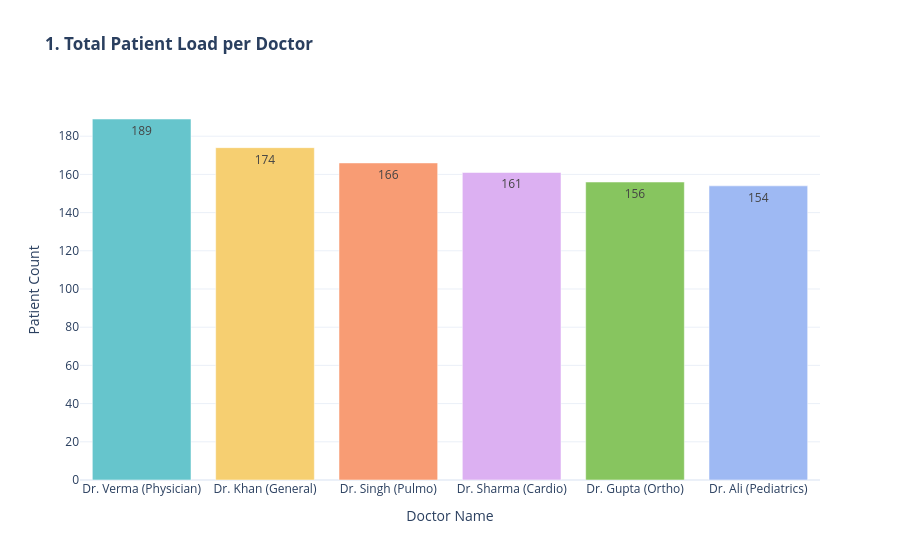
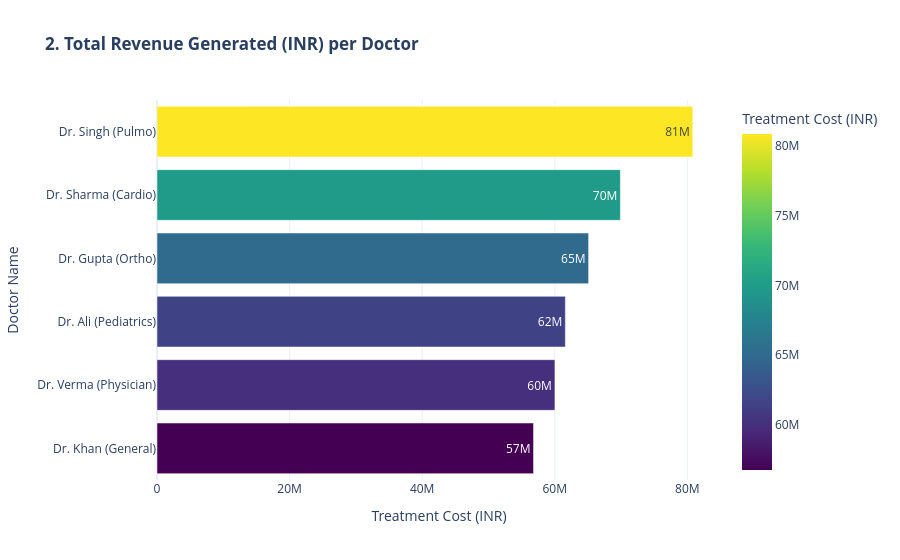
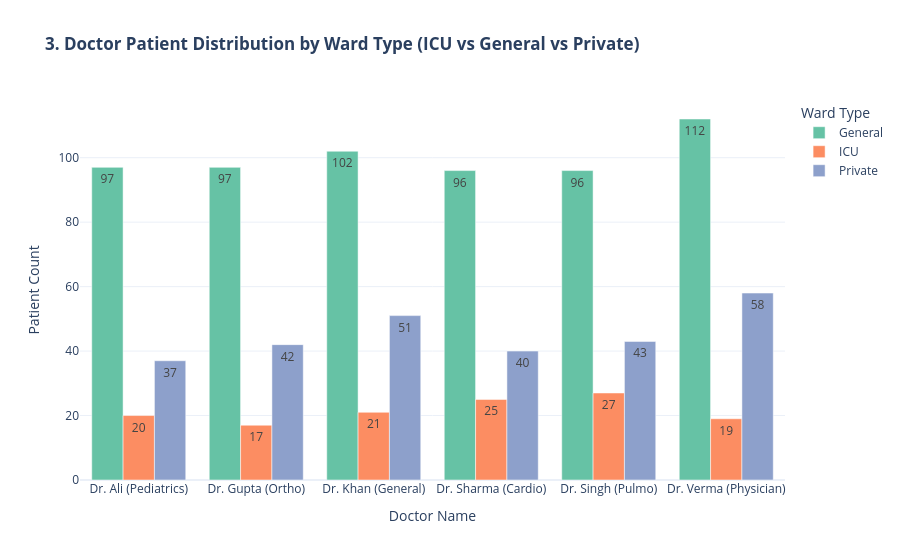

Notebook code cell kept with these figures, in order:
### Code cell
import pandas as pd
import plotly.express as px

# -------------------------------------------------------------
# AAPKO BUS YAHAN APNA EXACT FILE PATH COPY-PASTE KARNA HAI
# -------------------------------------------------------------
file_path = r'C:\Users\Acer\Downloads\4_Doctor_Performance.xlsx'
# -------------------------------------------------------------

# Data Load Karein
df_doc = pd.read_excel(file_path, sheet_name='Raw Data')

# 1. Total Patients Treated per Doctor (Bar Chart)
doc_patients = df_doc['Doctor Name'].value_counts().reset_index()
doc_patients.columns = ['Doctor Name', 'Patient Count']

fig_doc_p = px.bar(
    doc_patients, 
    x='Doctor Name', 
    y='Patient Count',
    color='Doctor Name',
    title='<b>1. Total Patient Load per Doctor</b>',
    text_auto=True,
    color_discrete_sequence=px.colors.qualitative.Pastel
)
fig_doc_p.update_layout(showlegend=False, template='plotly_white')
fig_doc_p.show()

# 2. Total Revenue Generated per Doctor (Horizontal Bar Chart)
doc_rev = df_doc.groupby('Doctor Name')['Treatment Cost (INR)'].sum().reset_index()
doc_rev = doc_rev.sort_values(by='Treatment Cost (INR)', ascending=True)

fig_doc_r = px.bar(
    doc_rev, 
    x='Treatment Cost (INR)', 
    y='Doctor Name',
    orientation='h',
    color='Treatment Cost (INR)',
    title='<b>2. Total Revenue Generated (INR) per Doctor</b>',
    text_auto='.2s',
    color_continuous_scale='Viridis'
)
fig_doc_r.update_layout(template='plotly_white')
fig_doc_r.show()

# 3. Doctor-wise Patients Treated by Ward Type (Grouped Bar Chart)
doc_ward = df_doc.groupby(['Doctor Name', 'Ward Type']).size().reset_index(name='Patient Count')

fig_doc_w = px.bar(
    doc_ward, 
    x='Doctor Name', 
    y='Patient Count', 
    color='Ward Type',
    barmode='group',
    title='<b>3. Doctor Patient Distribution by Ward Type (ICU vs General vs Private)</b>',
    text_auto=True,
    color_discrete_sequence=px.colors.qualitative.Set2
)
fig_doc_w.update_layout(template='plotly_white')
fig_doc_w.show()

### Figure 1 — Plotly figure (JSON) as saved in the notebook; plotly's stock layout.template omitted (floating-point values rounded to 4 significant figures)
{"data": [{"hovertemplate": "Doctor Name=%{x}<br>Patient Count=%{y}<extra></extra>", "legendgroup": "Dr. Verma (Physician)", "marker": {"color": "rgb(102, 197, 204)", "pattern": {"shape": ""}}, "name": "Dr. Verma (Physician)", "orientation": "v", "showlegend": true, "textposition": "auto", "texttemplate": "%{y}", "type": "bar", "x": ["Dr. Verma (Physician)"], "xaxis": "x", "y": [189], "yaxis": "y"}, {"hovertemplate": "Doctor Name=%{x}<br>Patient Count=%{y}<extra></extra>", "legendgroup": "Dr. Khan (General)", "marker": {"color": "rgb(246, 207, 113)", "pattern": {"shape": ""}}, "name": "Dr. Khan (General)", "orientation": "v", "showlegend": true, "textposition": "auto", "texttemplate": "%{y}", "type": "bar", "x": ["Dr. Khan (General)"], "xaxis": "x", "y": [174], "yaxis": "y"}, {"hovertemplate": "Doctor Name=%{x}<br>Patient Count=%{y}<extra></extra>", "legendgroup": "Dr. Singh (Pulmo)", "marker": {"color": "rgb(248, 156, 116)", "pattern": {"shape": ""}}, "name": "Dr. Singh (Pulmo)", "orientation": "v", "showlegend": true, "textposition": "auto", "texttemplate": "%{y}", "type": "bar", "x": ["Dr. Singh (Pulmo)"], "xaxis": "x", "y": [166], "yaxis": "y"}, {"hovertemplate": "Doctor Name=%{x}<br>Patient Count=%{y}<extra></extra>", "legendgroup": "Dr. Sharma (Cardio)", "marker": {"color": "rgb(220, 176, 242)", "pattern": {"shape": ""}}, "name": "Dr. Sharma (Cardio)", "orientation": "v", "showlegend": true, "textposition": "auto", "texttemplate": "%{y}", "type": "bar", "x": ["Dr. Sharma (Cardio)"], "xaxis": "x", "y": [161], "yaxis": "y"}, {"hovertemplate": "Doctor Name=%{x}<br>Patient Count=%{y}<extra></extra>", "legendgroup": "Dr. Gupta (Ortho)", "marker": {"color": "rgb(135, 197, 95)", "pattern": {"shape": ""}}, "name": "Dr. Gupta (Ortho)", "orientation": "v", "showlegend": true, "textposition": "auto", "texttemplate": "%{y}", "type": "bar", "x": ["Dr. Gupta (Ortho)"], "xaxis": "x", "y": [156], "yaxis": "y"}, {"hovertemplate": "Doctor Name=%{x}<br>Patient Count=%{y}<extra></extra>", "legendgroup": "Dr. Ali (Pediatrics)", "marker": {"color": "rgb(158, 185, 243)", "pattern": {"shape": ""}}, "name": "Dr. Ali (Pediatrics)", "orientation": "v", "showlegend": true, "textposition": "auto", "texttemplate": "%{y}", "type": "bar", "x": ["Dr. Ali (Pediatrics)"], "xaxis": "x", "y": [154], "yaxis": "y"}], "layout": {"barmode": "relative", "legend": {"title": {"text": "Doctor Name"}, "tracegroupgap": 0}, "showlegend": false, "title": {"text": "<b>1. Total Patient Load per Doctor</b>"}, "xaxis": {"anchor": "y", "categoryarray": ["Dr. Verma (Physician)", "Dr. Khan (General)", "Dr. Singh (Pulmo)", "Dr. Sharma (Cardio)", "Dr. Gupta (Ortho)", "Dr. Ali (Pediatrics)"], "categoryorder": "array", "domain": [0, 1], "title": {"text": "Doctor Name"}}, "yaxis": {"anchor": "x", "domain": [0, 1], "title": {"text": "Patient Count"}}}}

### Figure 2 — Plotly figure (JSON) as saved in the notebook; plotly's stock layout.template omitted (floating-point values rounded to 4 significant figures)
{"data": [{"hovertemplate": "Treatment Cost (INR)=%{marker.color}<br>Doctor Name=%{y}<extra></extra>", "legendgroup": "", "marker": {"color": [56800000.0, 60020000.0, 61600000.0, 65110000.0, 69890000.0, 80820000.0], "coloraxis": "coloraxis", "pattern": {"shape": ""}}, "name": "", "orientation": "h", "showlegend": false, "textposition": "auto", "texttemplate": "%{x:.2s}", "type": "bar", "x": [56800000.0, 60020000.0, 61600000.0, 65110000.0, 69890000.0, 80820000.0], "xaxis": "x", "y": ["Dr. Khan (General)", "Dr. Verma (Physician)", "Dr. Ali (Pediatrics)", "Dr. Gupta (Ortho)", "Dr. Sharma (Cardio)", "Dr. Singh (Pulmo)"], "yaxis": "y"}], "layout": {"barmode": "relative", "coloraxis": {"colorbar": {"title": {"text": "Treatment Cost (INR)"}}, "colorscale": [[0, "#440154"], [0.1111, "#482878"], [0.2222, "#3e4989"], [0.3333, "#31688e"], [0.4444, "#26828e"], [0.5556, "#1f9e89"], [0.6667, "#35b779"], [0.7778, "#6ece58"], [0.8889, "#b5de2b"], [1, "#fde725"]]}, "legend": {"tracegroupgap": 0}, "title": {"text": "<b>2. Total Revenue Generated (INR) per Doctor</b>"}, "xaxis": {"anchor": "y", "domain": [0, 1], "title": {"text": "Treatment Cost (INR)"}}, "yaxis": {"anchor": "x", "domain": [0, 1], "title": {"text": "Doctor Name"}}}}

### Figure 3 — Plotly figure (JSON) as saved in the notebook; plotly's stock layout.template omitted (floating-point values rounded to 4 significant figures)
{"data": [{"alignmentgroup": "True", "hovertemplate": "Ward Type=General<br>Doctor Name=%{x}<br>Patient Count=%{y}<extra></extra>", "legendgroup": "General", "marker": {"color": "rgb(102,194,165)", "pattern": {"shape": ""}}, "name": "General", "offsetgroup": "General", "orientation": "v", "showlegend": true, "textposition": "auto", "texttemplate": "%{y}", "type": "bar", "x": ["Dr. Ali (Pediatrics)", "Dr. Gupta (Ortho)", "Dr. Khan (General)", "Dr. Sharma (Cardio)", "Dr. Singh (Pulmo)", "Dr. Verma (Physician)"], "xaxis": "x", "y": [97, 97, 102, 96, 96, 112], "yaxis": "y"}, {"alignmentgroup": "True", "hovertemplate": "Ward Type=ICU<br>Doctor Name=%{x}<br>Patient Count=%{y}<extra></extra>", "legendgroup": "ICU", "marker": {"color": "rgb(252,141,98)", "pattern": {"shape": ""}}, "name": "ICU", "offsetgroup": "ICU", "orientation": "v", "showlegend": true, "textposition": "auto", "texttemplate": "%{y}", "type": "bar", "x": ["Dr. Ali (Pediatrics)", "Dr. Gupta (Ortho)", "Dr. Khan (General)", "Dr. Sharma (Cardio)", "Dr. Singh (Pulmo)", "Dr. Verma (Physician)"], "xaxis": "x", "y": [20, 17, 21, 25, 27, 19], "yaxis": "y"}, {"alignmentgroup": "True", "hovertemplate": "Ward Type=Private<br>Doctor Name=%{x}<br>Patient Count=%{y}<extra></extra>", "legendgroup": "Private", "marker": {"color": "rgb(141,160,203)", "pattern": {"shape": ""}}, "name": "Private", "offsetgroup": "Private", "orientation": "v", "showlegend": true, "textposition": "auto", "texttemplate": "%{y}", "type": "bar", "x": ["Dr. Ali (Pediatrics)", "Dr. Gupta (Ortho)", "Dr. Khan (General)", "Dr. Sharma (Cardio)", "Dr. Singh (Pulmo)", "Dr. Verma (Physician)"], "xaxis": "x", "y": [37, 42, 51, 40, 43, 58], "yaxis": "y"}], "layout": {"barmode": "group", "legend": {"title": {"text": "Ward Type"}, "tracegroupgap": 0}, "title": {"text": "<b>3. Doctor Patient Distribution by Ward Type (ICU vs General vs Private)</b>"}, "xaxis": {"anchor": "y", "domain": [0, 1], "title": {"text": "Doctor Name"}}, "yaxis": {"anchor": "x", "domain": [0, 1], "title": {"text": "Patient Count"}}}}
